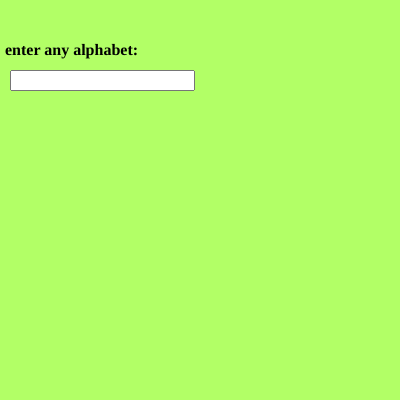
Frame 1 (no input)
Frame 60 (no input): identical to frame 1, image omitted
Frame 120 (the mouse pressed at the canvas centre since frame 60): identical to frame 1, image omitted

The p5.js sketch that drew this single still picture (run headless with seeded random() and noise() and a simulated clock; from frame 60 on, the mouse is pressed at the canvas centre):

// p5.js sketch
// ── sketch.js
var input,heading;


function setup() 
{
  createCanvas(400, 400);
  background(178,255,102);
 input= createInput();
 input.position(10,70);
 heading=createElement('h4','enter any alphabet:');
 heading.position(5,20);
 textAlign(CENTER);
 textSize(16);
}

function draw() {
var value=input.value();
switch(value){
  case 'a':
    console.log("VOWEL");
    break;
    case 'e':
       console.log("Vowel"); 
       break; 
       case 'i':
     console.log("Vowel"); 
     break;
      case 'o':
      console.log("Vowel");
       break;
        case 'u':
           console.log("Vowel");
            break; 
            default: 
            console.log("Please enter any character");
}
  
}
